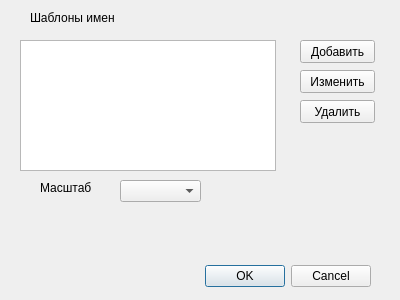
<?xml version="1.0" encoding="UTF-8"?>
<ui version="4.0">
 <class>SettingsDialog</class>
 <widget class="QDialog" name="SettingsDialog">
  <property name="geometry">
   <rect>
    <x>0</x>
    <y>0</y>
    <width>400</width>
    <height>300</height>
   </rect>
  </property>
  <property name="windowTitle">
   <string>Настройки</string>
  </property>
  <property name="modal">
   <bool>true</bool>
  </property>
  <widget class="QDialogButtonBox" name="buttonBox">
   <property name="geometry">
    <rect>
     <x>30</x>
     <y>260</y>
     <width>341</width>
     <height>32</height>
    </rect>
   </property>
   <property name="orientation">
    <enum>Qt::Horizontal</enum>
   </property>
   <property name="standardButtons">
    <set>QDialogButtonBox::Cancel|QDialogButtonBox::Ok</set>
   </property>
  </widget>
  <widget class="QListWidget" name="templatesListWidget">
   <property name="geometry">
    <rect>
     <x>20</x>
     <y>40</y>
     <width>256</width>
     <height>131</height>
    </rect>
   </property>
  </widget>
  <widget class="QPushButton" name="addTemplateButton">
   <property name="geometry">
    <rect>
     <x>300</x>
     <y>40</y>
     <width>75</width>
     <height>23</height>
    </rect>
   </property>
   <property name="text">
    <string>Добавить</string>
   </property>
  </widget>
  <widget class="QPushButton" name="editTemplateButton">
   <property name="geometry">
    <rect>
     <x>300</x>
     <y>70</y>
     <width>75</width>
     <height>23</height>
    </rect>
   </property>
   <property name="text">
    <string>Изменить</string>
   </property>
  </widget>
  <widget class="QPushButton" name="delTemplateButton">
   <property name="geometry">
    <rect>
     <x>300</x>
     <y>100</y>
     <width>75</width>
     <height>23</height>
    </rect>
   </property>
   <property name="text">
    <string>Удалить</string>
   </property>
  </widget>
  <widget class="QComboBox" name="scaleComboBox">
   <property name="geometry">
    <rect>
     <x>120</x>
     <y>180</y>
     <width>81</width>
     <height>22</height>
    </rect>
   </property>
  </widget>
  <widget class="QLabel" name="labelScale">
   <property name="geometry">
    <rect>
     <x>40</x>
     <y>180</y>
     <width>61</width>
     <height>16</height>
    </rect>
   </property>
   <property name="text">
    <string>Масштаб</string>
   </property>
  </widget>
  <widget class="QLabel" name="labelTemplates">
   <property name="geometry">
    <rect>
     <x>30</x>
     <y>10</y>
     <width>191</width>
     <height>16</height>
    </rect>
   </property>
   <property name="text">
    <string>Шаблоны имен</string>
   </property>
  </widget>
 </widget>
 <resources/>
 <connections>
  <connection>
   <sender>buttonBox</sender>
   <signal>accepted()</signal>
   <receiver>SettingsDialog</receiver>
   <slot>accept()</slot>
   <hints>
    <hint type="sourcelabel">
     <x>248</x>
     <y>254</y>
    </hint>
    <hint type="destinationlabel">
     <x>157</x>
     <y>274</y>
    </hint>
   </hints>
  </connection>
  <connection>
   <sender>buttonBox</sender>
   <signal>rejected()</signal>
   <receiver>SettingsDialog</receiver>
   <slot>reject()</slot>
   <hints>
    <hint type="sourcelabel">
     <x>316</x>
     <y>260</y>
    </hint>
    <hint type="destinationlabel">
     <x>286</x>
     <y>274</y>
    </hint>
   </hints>
  </connection>
 </connections>
</ui>
